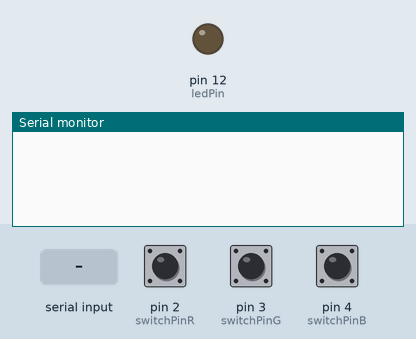
This sketch was run on a simulated Arduino Uno, built with avr-gcc and run on an emulated ATmega328P. Shown: output pins drawn as LEDs (lit = HIGH), the last lines printed to the serial monitor. The test bench sets the inputs (shaded band); at power-on: pin 2 (switchPinR) HIGH, pin 3 (switchPinG) HIGH, pin 4 (switchPinB) HIGH.

Above: at 1.2 s.
1.3 s: "r" received over Serial
At 2.3 s:
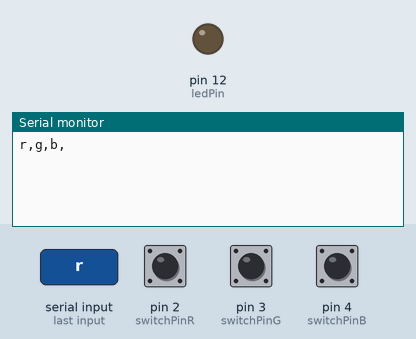
At 3.6 s:
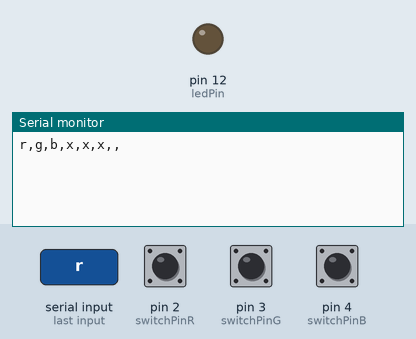

Measured:
- after the input at 1.3 s, the serial monitor: prints a new line after 0.20 s (image 1)

The sketch:

serialMultipleArduino.ino
```cpp
int switchPinR = 2;
int switchPinG = 3;
int switchPinB = 4;
int ledPin = 12;

void setup()
{
  pinMode(switchPinR, INPUT);
  digitalWrite(switchPinR, HIGH);
  pinMode(switchPinG, INPUT);
  digitalWrite(switchPinG, HIGH);
  pinMode(switchPinB, INPUT);
  digitalWrite(switchPinB, HIGH);

  pinMode(ledPin, OUTPUT);
  Serial.begin(9600);
}

void loop()
{
  if (Serial.available() > 0 && Serial.read() == 'r')
  {
    int switchValueR = digitalRead(switchPinR);
    int switchValueG = digitalRead(switchPinG);
    int switchValueB = digitalRead(switchPinB);

    int numOffSwitches = 0;
    delay(200);
    Serial.print("r");
    Serial.print(",");
    Serial.print("g");
    Serial.print(",");
    Serial.print("b");
    Serial.print(",");
    delay(1000);
    Serial.print("x");
    Serial.print(",");
    Serial.print("x");
    Serial.print(",");
    Serial.print("x");
    Serial.print(",");

    /*
        if(switchValueR == LOW)
        {
          Serial.print("r");
          digitalWrite(ledPin, HIGH);
        }
        else
        {
          Serial.print("x");
          numOffSwitches++;
        }

        Serial.print(",");
        if(switchValueG == LOW)
        {
          Serial.print("g");
          digitalWrite(ledPin, HIGH);
        }
        else
        {
          Serial.print("x");
          numOffSwitches++;
        }

        Serial.print(",");
        if(switchValueB == LOW)
        {
          Serial.print("b");
          digitalWrite(ledPin, HIGH);
        }
        else
        {
          Serial.print("x");
          numOffSwitches++;
        }

        if(numOffSwitches >= 3)
        {
          digitalWrite(ledPin, LOW);
        }
    */
    Serial.println(",");
  }
}
```
